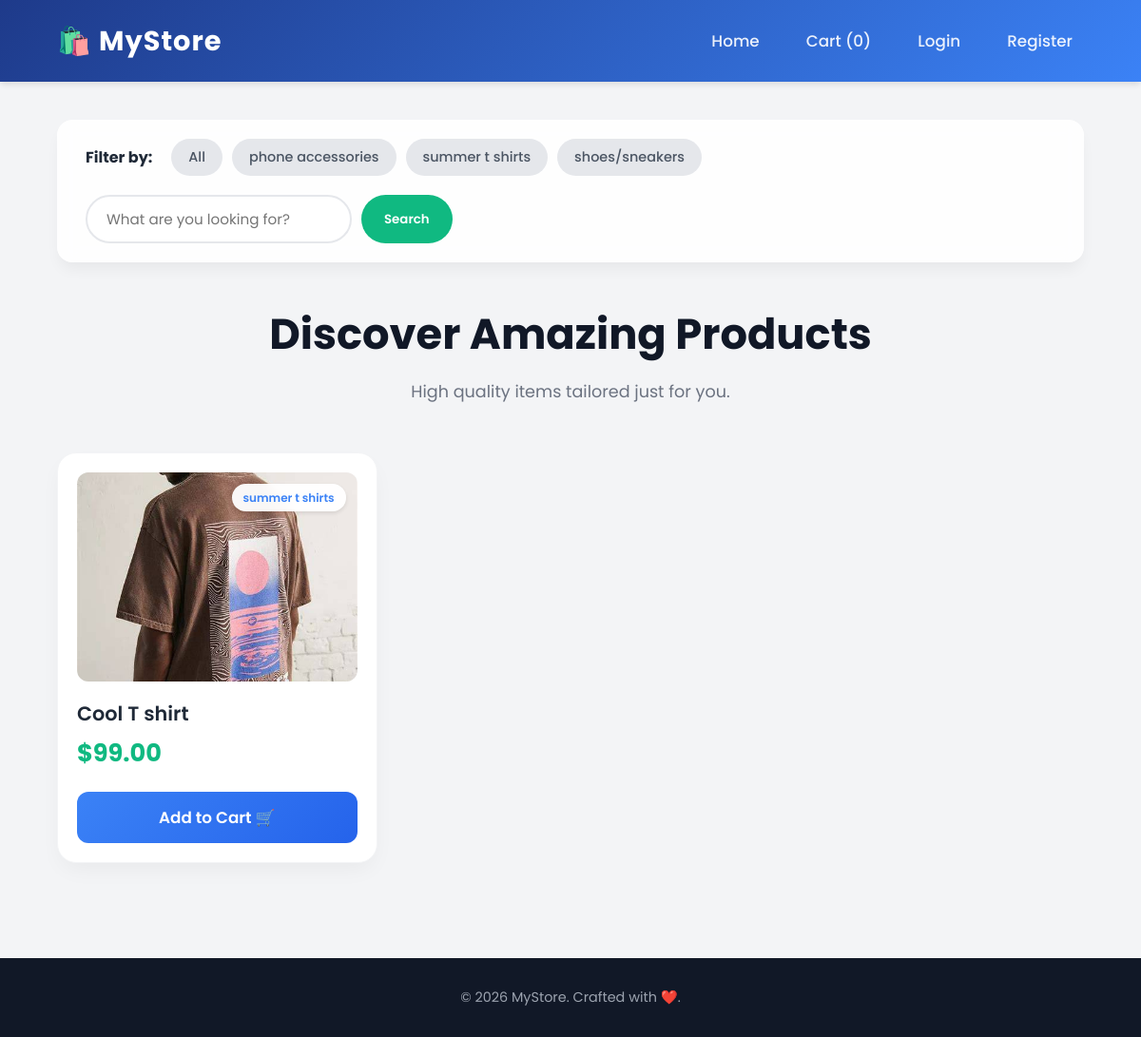
The app's page /?category=2 with its own data.
### store/models.py (models this page shows, shortened)
class Category(models.Model):
    name = models.CharField(max_length=50)

class Product(models.Model):
    name = models.CharField(max_length=100)
    category = models.ForeignKey(Category, on_delete=models.SET_NULL, null=True, blank=True)
    price = models.DecimalField(max_digits=10, decimal_places=2)
    image = models.ImageField(upload_to='products/', null=True, blank=True)

### store/views.py (the view)
# urls.py: path('', home_view, name='home'),
def home_view(request):
    query = request.GET.get('q')
    cat_id = request.GET.get('category')
    all_products = Product.objects.all()
    if query:
        all_products = all_products.filter(name__icontains=query)
    if cat_id:
        all_products = all_products.filter(category_id=cat_id)
    categories = Category.objects.all()
    cart_count = 0
    if request.user.is_authenticated:
        cart_items = CartItem.objects.filter(user=request.user)
        cart_count = sum(item.quantity for item in cart_items)
    context = {
        'products': all_products,
        'categories': categories,
        'cart_count': cart_count,
        'search_query': query or ''
    }
    return render(request, 'index.html', context)

### store/templates/index.html (shortened to what this page needs)
<!DOCTYPE html>
<html lang="en">
<head>
</head>
<body>
    <header>
        <h1>🛍️ MyStore</h1>
        <nav>
            <ul>
                <li><a href="/">Home</a></li>
                <li><a href="/cart/">Cart ({{ cart_count }})</a></li>
                {% if user.is_authenticated %}
                    <li><a href="/orders/">Orders</a></li>
                    <li><a href="/profile/">Profile</a></li>
                    <li><a href="/logout/">Logout</a></li>
                {% else %}
                    <li><a href="/login/">Login</a></li>
                    <li><a href="/register/">Register</a></li>
                {% endif %}
            </ul>
        </nav>
    </header>
    <main>
        <div class="toolbar">
            <div class="categories">
                <strong>Filter by:</strong>
                <a href="/">All</a>
                {% for cat in categories %}
                    <a href="/?category={{ cat.id }}">{{ cat.name }}</a>
                {% endfor %}
            </div>
            <form class="search-bar" action="/" method="GET">
                <input type="text" name="q" placeholder="What are you looking for?" value="{{ search_query }}">
                <button type="submit">Search</button>
            </form>
        </div>
        <section class="welcome-section">
            <h2>Discover Amazing Products</h2>
            <p>High quality items tailored just for you.</p>
        </section>
        <section class="product-grid">
            {% for product in products %}
            <div class="product-card">
                <div class="product-image-container">
                    {% if product.category %}
                        <span class="cat-badge">{{ product.category.name }}</span>
                    {% endif %}
                    {% if product.image %}
                        <img src="{{ product.image.url }}" alt="{{ product.name }}">
                    {% else %}
                        <div style="color: #9ca3af; font-size: 0.9rem;">No Image Available</div>
                    {% endif %}
                </div>
                <div class="product-info">
                    <a href="/product/{{ product.id }}/" class="product-title">{{ product.name }}</a>
                    <span class="product-price">${{ product.price }}</span>
                    <form action="/add-to-cart/{{ product.id }}/" method="POST">
                        <button type="submit" class="add-btn">Add to Cart 🛒</button>
                    </form>
                </div>
            </div>
            {% empty %}
                <div style="grid-column: 1 / -1; text-align: center; padding: 40px; background: white; border-radius: 16px;">
                    <h3 style="color: #6b7280;">No products found matching your search.</h3>
                </div>
            {% endfor %}
        </section>
    </main>
    <footer>
        <p>&copy; 2026 MyStore. Crafted with ❤️.</p>
    </footer>
</body>
</html>

### store/templates/index.html (style rules this page uses)
* { margin: 0; padding: 0; box-sizing: border-box; font-family: 'Poppins', sans-serif; }
body { background-color: #f3f4f6; color: #374151; line-height: 1.6; }
header { background: linear-gradient(135deg, #1e3a8a, #3b82f6); color: white; padding: 20px 5%; display: flex; justify-content: space-between; align-items: center; box-shadow: 0 4px 6px -1px rgba(0,0,0,0.1); position: sticky; top: 0; z-index: 100; }
header h1 { font-size: 1.8rem; font-weight: 700; letter-spacing: 1px; }
nav ul { list-style: none; display: flex; gap: 25px; align-items: center; }
nav a { color: rgba(255,255,255,0.9); text-decoration: none; font-weight: 500; font-size: 1.05rem; transition: all 0.3s ease; padding: 8px 12px; border-radius: 8px; }
main { padding: 40px 5%; max-width: 1400px; margin: 0 auto; }
.toolbar { display: flex; justify-content: space-between; align-items: center; flex-wrap: wrap; gap: 20px; margin-bottom: 40px; background: rgba(255, 255, 255, 0.9); padding: 20px 30px; border-radius: 16px; box-shadow: 0 10px 15px -3px rgba(0,0,0,0.05); backdrop-filter: blur(10px); }
.categories { display: flex; gap: 10px; flex-wrap: wrap; align-items: center; }
.categories strong { margin-right: 10px; color: #1f2937; }
.categories a { padding: 8px 18px; background: #e5e7eb; text-decoration: none; color: #4b5563; border-radius: 30px; font-size: 0.9rem; font-weight: 500; transition: all 0.3s ease; }
.search-bar { display: flex; gap: 10px; }
.search-bar input { padding: 12px 20px; width: 280px; border: 2px solid #e5e7eb; border-radius: 30px; outline: none; font-size: 0.95rem; transition: border-color 0.3s; }
.search-bar button { padding: 12px 24px; background: #10b981; color: white; border: none; border-radius: 30px; cursor: pointer; font-weight: 600; transition: all 0.3s ease; }
.welcome-section { text-align: center; margin-bottom: 50px; }
.welcome-section h2 { font-size: 2.8rem; color: #111827; font-weight: 700; }
.welcome-section p { color: #6b7280; font-size: 1.1rem; margin-top: 10px; }
.product-grid { display: grid; grid-template-columns: repeat(auto-fill, minmax(280px, 1fr)); gap: 35px; }
.product-card { background-color: white; padding: 20px; border-radius: 20px; box-shadow: 0 10px 25px -5px rgba(0,0,0,0.05); text-align: left; transition: all 0.4s cubic-bezier(0.4, 0, 0.2, 1); display: flex; flex-direction: column; position: relative; border: 1px solid #f3f4f6; }
.product-image-container { position: relative; width: 100%; height: 220px; margin-bottom: 20px; border-radius: 12px; overflow: hidden; background: #f9fafb; display: flex; align-items: center; justify-content: center; }
.product-image-container img { width: 100%; height: 100%; object-fit: cover; transition: transform 0.5s ease; }
.cat-badge { position: absolute; top: 12px; right: 12px; background: rgba(255,255,255,0.95); padding: 5px 12px; border-radius: 20px; font-size: 0.75rem; color: #3b82f6; font-weight: 600; box-shadow: 0 2px 4px rgba(0,0,0,0.1); backdrop-filter: blur(4px); z-index: 2; }
.product-info { flex-grow: 1; display: flex; flex-direction: column; }
.product-title { font-size: 1.3rem; color: #1f2937; margin-bottom: 8px; font-weight: 600; text-decoration: none; display: block; line-height: 1.3; }
.product-price { font-size: 1.6rem; color: #10b981; font-weight: 700; margin-bottom: 20px; }
form button.add-btn { width: 100%; background: linear-gradient(135deg, #3b82f6, #2563eb); color: white; border: none; padding: 14px 20px; border-radius: 12px; font-size: 1.05rem; font-weight: 600; cursor: pointer; transition: all 0.3s ease; margin-top: auto; }
footer { text-align: center; padding: 30px; background-color: #111827; color: #9ca3af; margin-top: 60px; font-size: 0.9rem; }

### records on screen
Category: name "phone accessories"
Category: name "summer t shirts"
Category: name "shoes/sneakers"
Product: category.name "summer t shirts", image (picture), name "Cool T shirt", price "99.00"

### other values on screen
{{ cart_count }} "0"
